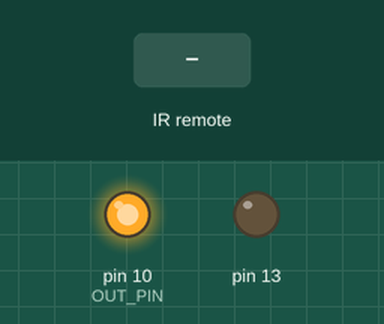
This sketch was run on a simulated Arduino Uno, built with avr-gcc and run on an emulated ATmega328P. On the bench: output pins drawn as LEDs (lit = HIGH). The inputs (shaded band) are chosen by the test bench.

Above: at 1.2 s.
1.3 s: infrared code 0x1FD3B9BF received
At 2.6 s:
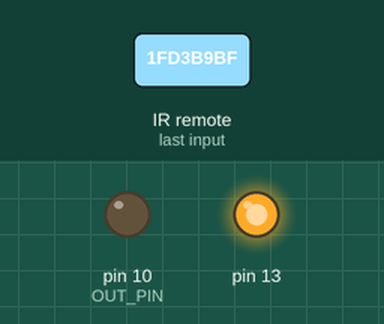
Timing chart, 0 to 4.3 s (numbered marks = the images above; inputs shaded):
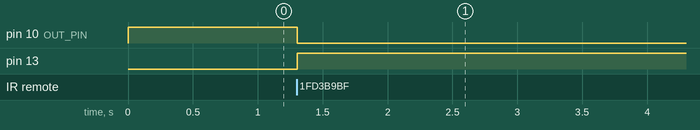

The sketch:

CellsBedLighting.ino
```cpp
#include "IRremote.h"

IRrecv irrecv(11); // указываем вывод, к которому подключен приемник
decode_results results;

//Заточена под пульт телевизора LG
int const
OUT_PIN = 10;
bool state = true;
void setup() {
  irrecv.enableIRIn(); // запускаем прием
  pinMode(OUT_PIN, OUTPUT);
  pinMode(13, OUTPUT);
}
void loop() {
  if ( irrecv.decode( &results )) { // если данные пришли
    switch (results.value) {
      case 0xd5257fdb: // RED

        break;
      case 0x80a24e43: // GREEN

        break;
      case 0xf3c645b: // YELLOW

        break;
      case 0x1fd3b9bf: // BLUE
        state = !state;
    }
    irrecv.resume(); // принимаем следующую команду
  }
  turn();
  delay(50);
}

void turn() {
  if (state) {
    digitalWrite(OUT_PIN, HIGH);
    digitalWrite(13, LOW);
  } else {
    digitalWrite(OUT_PIN, LOW);
    digitalWrite(13, HIGH);
  }
}
```

Measured:
- after the input at 1.3 s, pin 10 (OUT_PIN): HIGH → LOW at once; pin 13: LOW → HIGH at once
